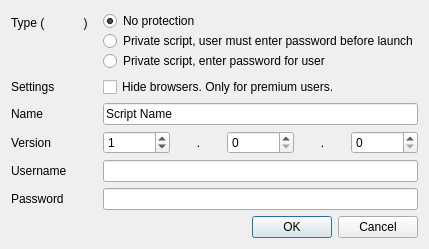
<?xml version="1.0" encoding="UTF-8"?>
<ui version="4.0">
 <class>CompileWindow</class>
 <widget class="QDialog" name="CompileWindow">
  <property name="geometry">
   <rect>
    <x>0</x>
    <y>0</y>
    <width>393</width>
    <height>245</height>
   </rect>
  </property>
  <property name="windowTitle">
   <string>Compile Script</string>
  </property>
  <property name="windowIcon">
   <iconset resource="studio.qrc">
    <normaloff>:/studio/images/Logo.png</normaloff>:/studio/images/Logo.png</iconset>
  </property>
  <layout class="QVBoxLayout" name="verticalLayout">
   <item>
    <layout class="QFormLayout" name="formLayout">
     <property name="fieldGrowthPolicy">
      <enum>QFormLayout::AllNonFixedFieldsGrow</enum>
     </property>
     <property name="horizontalSpacing">
      <number>15</number>
     </property>
     <item row="0" column="0">
      <widget class="QLabel" name="label_6">
       <property name="text">
        <string>&lt;html&gt;&lt;head/&gt;&lt;body&gt;&lt;p&gt;Type (&lt;a href=&quot;https://wiki.bablosoft.com/doku.php?id=how_to_protect_your_script&quot;&gt;&lt;span style=&quot; text-decoration: underline; color:#eeeeee;&quot;&gt;Manual&lt;/span&gt;&lt;/a&gt;)&lt;/p&gt;&lt;/body&gt;&lt;/html&gt;</string>
       </property>
       <property name="openExternalLinks">
        <bool>true</bool>
       </property>
      </widget>
     </item>
     <item row="0" column="1">
      <layout class="QVBoxLayout" name="verticalLayout_3">
       <item>
        <widget class="QRadioButton" name="NoProtection">
         <property name="text">
          <string>No protection</string>
         </property>
         <property name="checked">
          <bool>true</bool>
         </property>
        </widget>
       </item>
       <item>
        <widget class="QRadioButton" name="PrivateScriptUserEnterPass">
         <property name="text">
          <string>Private script, user must enter password before launch</string>
         </property>
        </widget>
       </item>
       <item>
        <widget class="QRadioButton" name="PrivateScriptEnterPassForUser">
         <property name="text">
          <string>Private script, enter password for user</string>
         </property>
        </widget>
       </item>
      </layout>
     </item>
     <item row="2" column="0">
      <widget class="QLabel" name="label">
       <property name="text">
        <string>Name</string>
       </property>
      </widget>
     </item>
     <item row="2" column="1">
      <widget class="QLineEdit" name="lineEdit">
       <property name="text">
        <string notr="true">Script Name</string>
       </property>
      </widget>
     </item>
     <item row="3" column="0">
      <widget class="QLabel" name="label_2">
       <property name="text">
        <string>Version</string>
       </property>
      </widget>
     </item>
     <item row="3" column="1">
      <layout class="QHBoxLayout" name="horizontalLayout_3">
       <item>
        <widget class="QSpinBox" name="spinBox">
         <property name="maximum">
          <number>99999999</number>
         </property>
         <property name="value">
          <number>1</number>
         </property>
        </widget>
       </item>
       <item>
        <widget class="QLabel" name="label_4">
         <property name="text">
          <string>.</string>
         </property>
         <property name="alignment">
          <set>Qt::AlignCenter</set>
         </property>
        </widget>
       </item>
       <item>
        <widget class="QSpinBox" name="spinBox_2">
         <property name="maximum">
          <number>999999999</number>
         </property>
        </widget>
       </item>
       <item>
        <widget class="QLabel" name="label_5">
         <property name="text">
          <string>.</string>
         </property>
         <property name="alignment">
          <set>Qt::AlignCenter</set>
         </property>
        </widget>
       </item>
       <item>
        <widget class="QSpinBox" name="spinBox_3">
         <property name="minimum">
          <number>0</number>
         </property>
         <property name="maximum">
          <number>999999999</number>
         </property>
         <property name="singleStep">
          <number>1</number>
         </property>
         <property name="value">
          <number>0</number>
         </property>
        </widget>
       </item>
      </layout>
     </item>
     <item row="4" column="0">
      <widget class="QLabel" name="label_7">
       <property name="text">
        <string>Username</string>
       </property>
      </widget>
     </item>
     <item row="4" column="1">
      <widget class="QLineEdit" name="UserName"/>
     </item>
     <item row="5" column="0">
      <widget class="QLabel" name="label_8">
       <property name="text">
        <string>Password</string>
       </property>
      </widget>
     </item>
     <item row="5" column="1">
      <widget class="QLineEdit" name="Password"/>
     </item>
     <item row="1" column="0">
      <widget class="QLabel" name="label_3">
       <property name="text">
        <string>Settings</string>
       </property>
      </widget>
     </item>
     <item row="1" column="1">
      <widget class="QCheckBox" name="HideBrowsers">
       <property name="text">
        <string>Hide browsers. Only for premium users.</string>
       </property>
      </widget>
     </item>
    </layout>
   </item>
   <item>
    <widget class="QDialogButtonBox" name="buttonBox">
     <property name="orientation">
      <enum>Qt::Horizontal</enum>
     </property>
     <property name="standardButtons">
      <set>QDialogButtonBox::Cancel|QDialogButtonBox::Ok</set>
     </property>
    </widget>
   </item>
  </layout>
 </widget>
 <resources>
  <include location="studio.qrc"/>
 </resources>
 <connections>
  <connection>
   <sender>buttonBox</sender>
   <signal>accepted()</signal>
   <receiver>CompileWindow</receiver>
   <slot>accept()</slot>
   <hints>
    <hint type="sourcelabel">
     <x>248</x>
     <y>254</y>
    </hint>
    <hint type="destinationlabel">
     <x>157</x>
     <y>274</y>
    </hint>
   </hints>
  </connection>
  <connection>
   <sender>buttonBox</sender>
   <signal>rejected()</signal>
   <receiver>CompileWindow</receiver>
   <slot>reject()</slot>
   <hints>
    <hint type="sourcelabel">
     <x>316</x>
     <y>260</y>
    </hint>
    <hint type="destinationlabel">
     <x>286</x>
     <y>274</y>
    </hint>
   </hints>
  </connection>
 </connections>
</ui>
